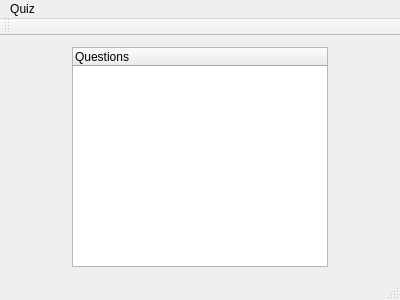
<?xml version="1.0" encoding="UTF-8"?>
<ui version="4.0">
 <class>MainWindow</class>
 <widget class="QMainWindow" name="MainWindow">
  <property name="geometry">
   <rect>
    <x>0</x>
    <y>0</y>
    <width>400</width>
    <height>300</height>
   </rect>
  </property>
  <property name="windowTitle">
   <string>MainWindow</string>
  </property>
  <widget class="QWidget" name="centralWidget">
   <layout class="QHBoxLayout" name="horizontalLayout">
    <item>
     <widget class="QTreeWidget" name="treeWidget">
      <property name="sizePolicy">
       <sizepolicy hsizetype="Fixed" vsizetype="Expanding">
        <horstretch>0</horstretch>
        <verstretch>0</verstretch>
       </sizepolicy>
      </property>
      <column>
       <property name="text">
        <string>Questions</string>
       </property>
      </column>
     </widget>
    </item>
   </layout>
  </widget>
  <widget class="QMenuBar" name="menuBar">
   <property name="geometry">
    <rect>
     <x>0</x>
     <y>0</y>
     <width>400</width>
     <height>21</height>
    </rect>
   </property>
   <widget class="QMenu" name="menuQuiz">
    <property name="title">
     <string>Quiz</string>
    </property>
    <addaction name="actionLoad"/>
    <addaction name="separator"/>
    <addaction name="actionQuit"/>
   </widget>
   <addaction name="menuQuiz"/>
  </widget>
  <widget class="QToolBar" name="mainToolBar">
   <attribute name="toolBarArea">
    <enum>TopToolBarArea</enum>
   </attribute>
   <attribute name="toolBarBreak">
    <bool>false</bool>
   </attribute>
  </widget>
  <widget class="QStatusBar" name="statusBar"/>
  <action name="actionLoad">
   <property name="text">
    <string>Load</string>
   </property>
  </action>
  <action name="actionQuit">
   <property name="text">
    <string>Quit</string>
   </property>
  </action>
 </widget>
 <layoutdefault spacing="6" margin="11"/>
 <resources/>
 <connections>
  <connection>
   <sender>actionQuit</sender>
   <signal>activated()</signal>
   <receiver>MainWindow</receiver>
   <slot>close()</slot>
   <hints>
    <hint type="sourcelabel">
     <x>-1</x>
     <y>-1</y>
    </hint>
    <hint type="destinationlabel">
     <x>199</x>
     <y>149</y>
    </hint>
   </hints>
  </connection>
 </connections>
</ui>
